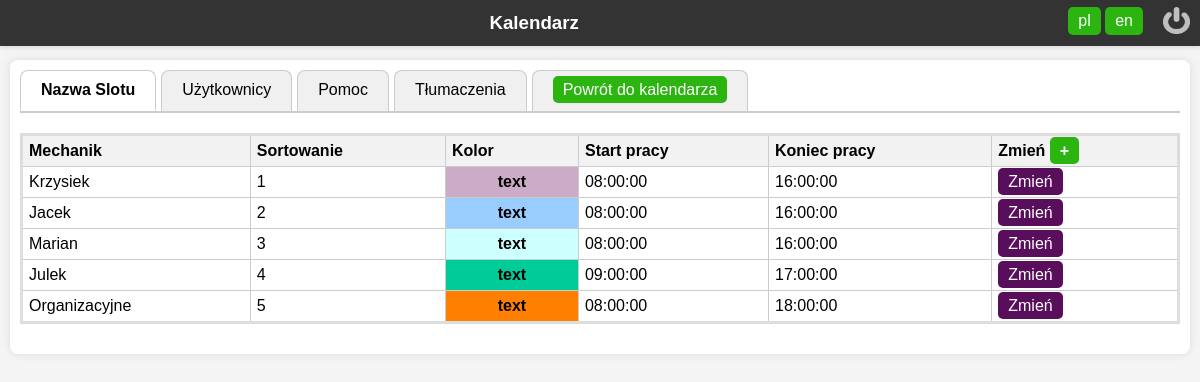
/settings/index.php (signed in), run on the app's committed database.
### tables this page shows
CREATE TABLE `mechanics` (
  `mechanic_id` int(11) NOT NULL,
  `sys_createdate` timestamp NOT NULL DEFAULT current_timestamp(),
  `sys_updatedate` datetime NOT NULL DEFAULT '0000-00-00 00:00:00' ON UPDATE current_timestamp(),
  `sys_submitter` varchar(255) NOT NULL,
  `sys_updatedby` varchar(255) NOT NULL,
  `mechanic_name` varchar(255) NOT NULL,
  `mechanic_sort` int(11) NOT NULL DEFAULT 0,
  `color` varchar(20) NOT NULL,
  `font_color` varchar(20),
  `work_start_time` time NOT NULL DEFAULT '00:00:00',
  `work_end_time` time NOT NULL DEFAULT '00:00:00'
);

### settings/workers.php (shortened to what this page needs)
<?php
require_once __DIR__ . '/../sys-backend/db_connect.php';
echo "<table>
    <tr>
        <th>$lang_mechanic</th>
        <th>$lang_sort </th>
        <th>$lang_color</th>
        <th>$lang_work_start</th>
        <th>$lang_work_end</th>
        <th>$lang_change <a href='add_worker.php' class='button-green'> + </a></th>
    </tr>";
    $result = $conn->query("
    SELECT mechanic_id, mechanic_name, mechanic_sort, color, work_start_time, work_end_time, font_color
    FROM mechanics
    ORDER BY mechanic_sort ASC, mechanic_name ASC
");
    if ($result === false) {
        echo "<tr><td colspan='2'>Wystąpił błąd podczas pobierania danych.</td></tr>";
    } else {
        while ($row = $result->fetch_assoc()) {
            echo "<tr>";
            echo "<td>" . htmlspecialchars($row['mechanic_name']) . "</td>";
            echo "<td>" . htmlspecialchars($row['mechanic_sort']) . "</td>";
            echo "<td style='background: {$row['color']}; width: 120px; text-align:center;'>
        <span style='color: {$row['font_color']}; font-weight:bold;'>text</span>
      </td>";
            echo "<td>" . htmlspecialchars($row['work_start_time']) . "</td>";
            echo "<td>" . htmlspecialchars($row['work_end_time']) . "</td>";
            echo "<td><a href='edit_worker.php?id=" . urlencode($row['mechanic_id']) . "' class='button'>$lang_change</a></td>";
            echo "</tr>";
        }
    }
    ?>
</table>

### newstyle.css (style rules this page uses)
body { font-family: Arial, sans-serif; background-color: #f4f4f4; margin: 0; padding: 0; }
table { margin: 20px auto; width: 100%; border-collapse: collapse; border: 3px solid #ddd; table-layout: auto; word-wrap: break-word; }
th, td { padding: 3px; text-align: left; border-bottom: 1px solid #ddd; }
th { background-color: #f2f2f2; }
.button { background-color: #590e5c; color: #fff; border: none; padding: 5px 10px; text-align: center; font-size: 16px; cursor: pointer; margin-right: 5px; border-radius: 5px; text-decoration: none; }
.button-green { padding: 5px 10px; background-color: #2cb510; color: #fff; border: none; border-radius: 5px; font-size: 16px; cursor: pointer; text-decoration: none !important; }
th { max-width: 140px; white-space: normal; word-break: break-word; overflow-wrap: break-word; }

### settings/index.php (style rules this page uses)
table { width: 100%; border-collapse: collapse; }
th, td { border: 1px solid #ccc; padding: 6px; }

### data on the page
mechanics: mechanic_name "Krzysiek", mechanic_sort "1", work_start_time "08:00:00", work_end_time "16:00:00"
mechanics: mechanic_name "Jacek", mechanic_sort "2", work_start_time "08:00:00", work_end_time "16:00:00"
mechanics: mechanic_name "Marian", mechanic_sort "3", work_start_time "08:00:00", work_end_time "16:00:00"
mechanics: mechanic_name "Julek", mechanic_sort "4", work_start_time "09:00:00", work_end_time "17:00:00"
mechanics: mechanic_name "Organizacyjne", mechanic_sort "5", work_start_time "08:00:00", work_end_time "18:00:00"

### other printed values
$lang_slot_name "Nazwa Slotu"
$lang_users "Użytkownicy"
$lang_help "Pomoc"
$lang_slot_translations "Tłumaczenia"
$lang_back "Powrót do kalendarza"
$lang_mechanic "Mechanik"
$lang_sort "Sortowanie"
$lang_color "Kolor"
$lang_work_start "Start pracy"
$lang_work_end "Koniec pracy"
$lang_change "Zmień"
